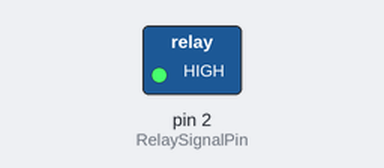
This sketch was run on a simulated Arduino Uno, built with avr-gcc and run on an emulated ATmega328P. On the bench: switched loads named in the sketch (green lamp = pin HIGH). Dashed ring = blinking.

Above: at 0.5 s.
Timing chart, 0 to 4.6 s (numbered marks = the images above):
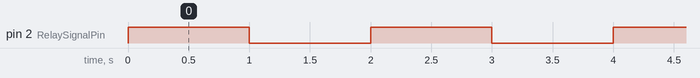

Measured:
- by itself, pin 2 (RelaySignalPin): alternates HIGH for 1.0 s and LOW for 1.0 s

The sketch:

Source.ino
```cpp
// Pin where the relay is connected
int RelaySignalPin = 2;

// Setup circuit outputs and inputs
void setup()
{
    pinMode(RelaySignalPin, OUTPUT);
}

// Main loop
void loop()
{
    // Writes an HIGH signal on port <RelaySignalPin>
    digitalWrite(RelaySignalPin, HIGH);

    // Forces the circuit to wait for a 1 second
    delay(1000);

    // Writes an LOW signal on port <RelaySignalPin>
    digitalWrite(RelaySignalPin, LOW);
    delay(1000);
}
```
